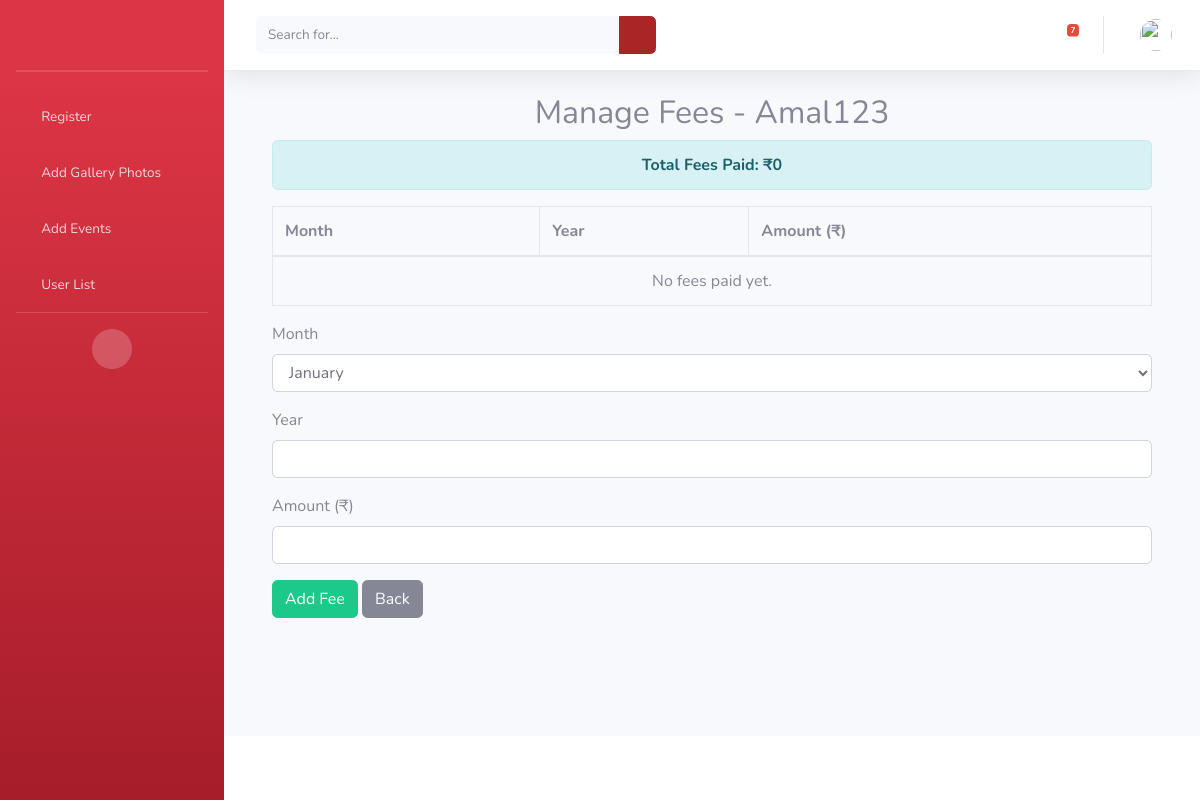
The app's page /users/fees/5/ (signed in), older data.
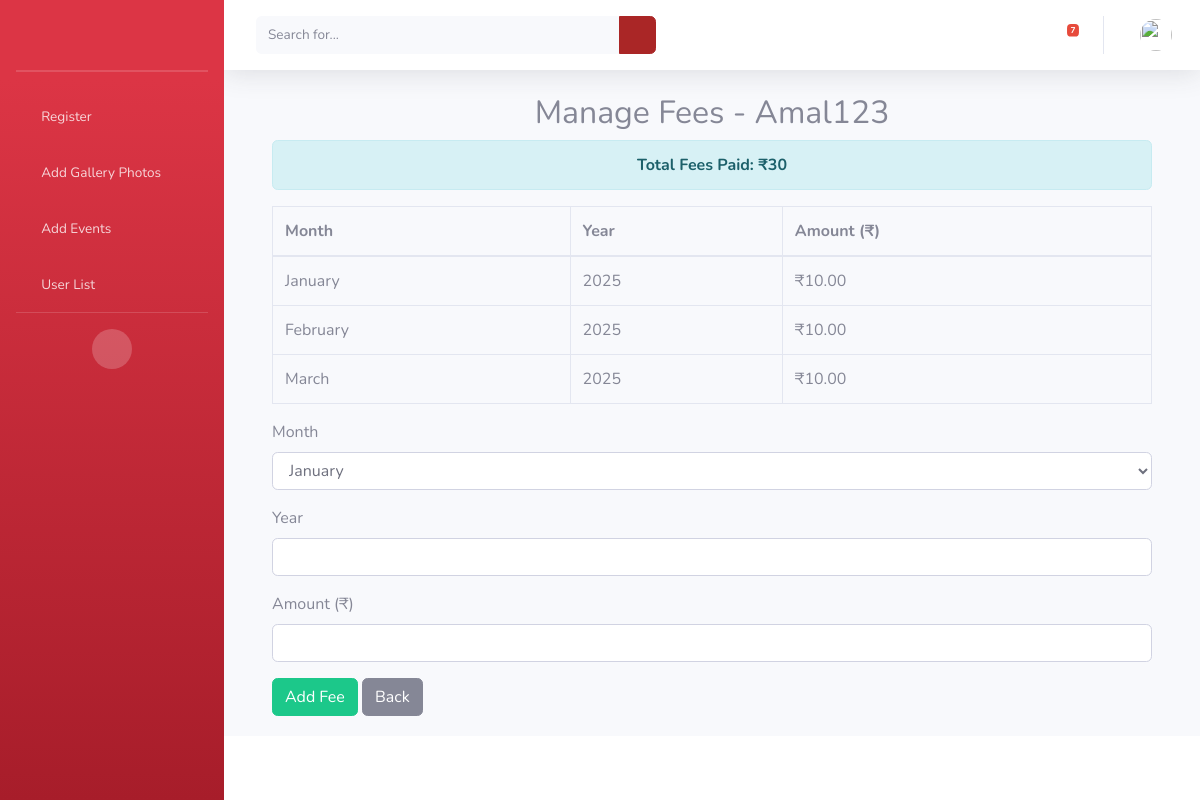
The same page, newer data.
### triloka/models.py (models this page shows, shortened)
class UserFee(models.Model):
    user = models.ForeignKey(User, on_delete=models.CASCADE)
    month = models.CharField(max_length=20, choices=[
        ('January', 'January'), ('February', 'February'), ('March', 'March'),
        ('April', 'April'), ('May', 'May'), ('June', 'June'),
        ('July', 'July'), ('August', 'August'), ('September', 'September'),
        ('October', 'October'), ('November', 'November'), ('December', 'December')
    ])
    year = models.IntegerField()
    amount = models.DecimalField(max_digits=10, decimal_places=2)
    class Meta:
        unique_together = ('user', 'month', 'year')

### triloka/views.py (the view, shortened to what this page needs)
# urls.py: path("users/fees/<int:user_id>/", user_fees, name="user_fees"),
@login_required
def user_fees(request, user_id):
    months = ["January", "February", "March", "April", "May", "June",
              "July", "August", "September", "October", "November", "December"]
    user = get_object_or_404(User, id=user_id)  # Fetch user by ID
    total_fees = UserFee.objects.filter(user=user).aggregate(total=Sum('amount'))['total'] or 0
    total_fees_x10 = total_fees  # Multiply by 10 (if needed)
    return render(request, 'user_fees.html', {
        'user': user,
        'months': months,
        'total_fees_x10': total_fees_x10,
    })

### triloka/templates/user_fees.html (shortened to what this page needs)
{% extends 'admin_dashboard.html' %}
{% block content %}
<div class="container mt-4">
    <h2 class="text-center">Manage Fees - {{ user.username }}</h2>
    <div class="alert alert-info text-center">
        <strong>Total Fees Paid: ₹{{ total_fees_x10 }}</strong>
    </div>
    <table class="table table-bordered mt-3">
        <thead>
            <tr>
                <th>Month</th>
                <th>Year</th>
                <th>Amount (₹)</th>
            </tr>
        </thead>
        <tbody>
            {% for fee in user.userfee_set.all %}
            <tr>
                <td>{{ fee.month }}</td>
                <td>{{ fee.year }}</td>
                <td>₹{{ fee.amount }}</td>
            </tr>
            {% empty %}
            <tr>
                <td colspan="3" class="text-center">No fees paid yet.</td>
            </tr>
            {% endfor %}
        </tbody>
    </table>
    <form method="post" class="mt-3">
        <div class="mb-3">
            <label class="form-label">Month</label>
            <select name="month" class="form-control">
                {% for month in months %}
                    <option value="{{ month }}">{{ month }}</option>
                {% endfor %}
            </select>
        </div>
        <div class="mb-3">
            <label class="form-label">Year</label>
            <input type="number" name="year" class="form-control" required>
        </div>
        <div class="mb-3">
            <label class="form-label">Amount (₹)</label>
            <input type="number" step="0.01" name="amount" class="form-control" required>
        </div>
        <button type="submit" class="btn btn-success">Add Fee</button>
        <a href="{% url 'user_list' %}" class="btn btn-secondary">Back</a>
    </form>
</div>
{% endblock %}

### triloka/templates/admin_dashboard.html (shortened to what this page needs)
<!DOCTYPE html>
{% load static %}
<html lang="en">
<head>
    <link href="{% static 'home/vendor/fontawesome-free/css/all.min.css' %}" rel="stylesheet" type="text/css">
    <link href="{% static 'home/css/sb-admin-2.min.css' %}" rel="stylesheet">
</head>
<body id="page-top">
    <div id="wrapper">
        <ul class="navbar-nav bg-gradient-primary sidebar sidebar-dark accordion" id="accordionSidebar">
            <a class="sidebar-brand d-flex align-items-center justify-content-center" href="index.html">
                <div class="sidebar-brand-icon rotate-n-15">
                    <i class="fas fa-laugh-wink"></i>
                </div>
            </a>
            <hr class="sidebar-divider my-0">
            <hr class="sidebar-divider">
            <li class="nav-item">
                <a class="nav-link" href="{% url 'register_user' %}">
                    <i class="fas fa-fw fa-chart-area"></i>
                    <span>Register</span></a>
            </li>
            <li class="nav-item">
                <a class="nav-link" href="{% url 'upload_gallery' %}">
                    <i class="fas fa-fw fa-chart-area"></i>
                    <span>Add Gallery Photos</span></a>
            </li>
            <li class="nav-item">
                <a class="nav-link" href="{% url 'upload_event' %}">
                    <i class="fas fa-fw fa-chart-area"></i>
                    <span>Add Events</span></a>
            </li>
            <li class="nav-item">
                <a class="nav-link" href="{% url 'user_list' %}">
                    <i class="fas fa-fw fa-chart-area"></i>
                    <span>User List</span></a>
            </li>
            <hr class="sidebar-divider d-none d-md-block">
            <div class="text-center d-none d-md-inline">
                <button class="rounded-circle border-0" id="sidebarToggle"></button>
            </div>
        </ul>
        <div id="content-wrapper" class="d-flex flex-column">
            <div id="content">
                <nav class="navbar navbar-expand navbar-light bg-white topbar mb-4 static-top shadow">
                    <form
                        class="d-none d-sm-inline-block form-inline mr-auto ml-md-3 my-2 my-md-0 mw-100 navbar-search">
                        <div class="input-group">
                            <input type="text" class="form-control bg-light border-0 small" placeholder="Search for..."
                                aria-label="Search" aria-describedby="basic-addon2">
                            <div class="input-group-append">
                                <button class="btn btn-primary" type="button">
                                    <i class="fas fa-search fa-sm"></i>
                                </button>
                            </div>
                        </div>
                    </form>
                    <ul class="navbar-nav ml-auto">
                        <li class="nav-item dropdown no-arrow mx-1">
                            <a class="nav-link dropdown-toggle" href="#" id="messagesDropdown" role="button"
                                data-toggle="dropdown" aria-haspopup="true" aria-expanded="false">
                                <i class="fas fa-envelope fa-fw"></i>
                                <span class="badge badge-danger badge-counter">7</span>
                            </a>
                        </li>
                        <li class="nav-item dropdown no-arrow">
                            <a class="nav-link dropdown-toggle" href="#" id="userDropdown" role="button"
                                data-toggle="dropdown" aria-haspopup="true" aria-expanded="false">
                                <img class="img-profile rounded-circle"
                                    src="img/undraw_profile.svg">
                            </a>
                        </li>
                    </ul>
                </nav>
                <div class="container-fluid">
                {% block content %}
                {% endblock %}
                </div>
            </div>
            <footer class="sticky-footer bg-white">
            </footer>
        </div>
    </div>
</body>
</html>

Row changes from the older to the newer data that the page shows:
added UserFee: month "January", year "2025", amount "10.00"
added UserFee: month "February", year "2025", amount "10.00"
added UserFee: month "March", year "2025", amount "10.00"
Text that changed along with them:
{{ total_fees_x10 }}: "0" → "30"
text no longer shown: "No fees paid yet."
